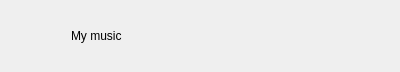
<?xml version="1.0" encoding="UTF-8"?>
<ui version="4.0">
 <class>Header</class>
 <widget class="QWidget" name="Header">
  <property name="geometry">
   <rect>
    <x>0</x>
    <y>0</y>
    <width>400</width>
    <height>68</height>
   </rect>
  </property>
  <property name="windowTitle">
   <string>Form</string>
  </property>
  <property name="styleSheet">
   <string notr="true">backgroud: #fff;</string>
  </property>
  <layout class="QVBoxLayout" name="verticalLayout">
   <item>
    <widget class="QWidget" name="header" native="true">
     <property name="minimumSize">
      <size>
       <width>0</width>
       <height>50</height>
      </size>
     </property>
     <property name="maximumSize">
      <size>
       <width>16777215</width>
       <height>50</height>
      </size>
     </property>
     <layout class="QHBoxLayout" name="horizontalLayout">
      <property name="spacing">
       <number>20</number>
      </property>
      <property name="leftMargin">
       <number>10</number>
      </property>
      <property name="topMargin">
       <number>5</number>
      </property>
      <property name="rightMargin">
       <number>10</number>
      </property>
      <property name="bottomMargin">
       <number>5</number>
      </property>
      <item>
       <widget class="Burger" name="burger">
        <property name="minimumSize">
         <size>
          <width>30</width>
          <height>30</height>
         </size>
        </property>
        <property name="maximumSize">
         <size>
          <width>30</width>
          <height>30</height>
         </size>
        </property>
        <property name="cursor">
         <cursorShape>PointingHandCursor</cursorShape>
        </property>
        <property name="text">
         <string/>
        </property>
        <property name="pixmap">
         <pixmap resource="../images.qrc">:/images/burger.png</pixmap>
        </property>
        <property name="scaledContents">
         <bool>true</bool>
        </property>
        <property name="default" stdset="0">
         <bool>false</bool>
        </property>
       </widget>
      </item>
      <item>
       <widget class="QLabel" name="label">
        <property name="styleSheet">
         <string notr="true">text-transform: uppercase;
font: 87 16pt &quot;Arial&quot;;</string>
        </property>
        <property name="text">
         <string>My music</string>
        </property>
       </widget>
      </item>
      <item>
       <spacer name="horizontalSpacer">
        <property name="orientation">
         <enum>Qt::Horizontal</enum>
        </property>
        <property name="sizeHint" stdset="0">
         <size>
          <width>40</width>
          <height>20</height>
         </size>
        </property>
       </spacer>
      </item>
      <item>
       <widget class="IClickable" name="search">
        <property name="maximumSize">
         <size>
          <width>30</width>
          <height>30</height>
         </size>
        </property>
        <property name="baseSize">
         <size>
          <width>30</width>
          <height>30</height>
         </size>
        </property>
        <property name="cursor">
         <cursorShape>PointingHandCursor</cursorShape>
        </property>
        <property name="text">
         <string/>
        </property>
        <property name="pixmap">
         <pixmap resource="../images.qrc">:/images/search.png</pixmap>
        </property>
        <property name="scaledContents">
         <bool>true</bool>
        </property>
        <property name="default" stdset="0">
         <bool>false</bool>
        </property>
       </widget>
      </item>
      <item>
       <widget class="QLabel" name="label_2">
        <property name="maximumSize">
         <size>
          <width>20</width>
          <height>20</height>
         </size>
        </property>
        <property name="cursor">
         <cursorShape>PointingHandCursor</cursorShape>
        </property>
        <property name="styleSheet">
         <string notr="true">font: 87 16pt &quot;Arial&quot;;</string>
        </property>
        <property name="text">
         <string/>
        </property>
        <property name="pixmap">
         <pixmap>:/images/images/search.png</pixmap>
        </property>
        <property name="scaledContents">
         <bool>true</bool>
        </property>
       </widget>
      </item>
     </layout>
    </widget>
   </item>
  </layout>
 </widget>
 <customwidgets>
  <customwidget>
   <class>Burger</class>
   <extends>QLabel</extends>
   <header>Components/burger.h</header>
  </customwidget>
  <customwidget>
   <class>IClickable</class>
   <extends>QLabel</extends>
   <header>Interfaces/iclickable.h</header>
  </customwidget>
 </customwidgets>
 <resources>
  <include location="../images.qrc"/>
 </resources>
 <connections/>
</ui>
